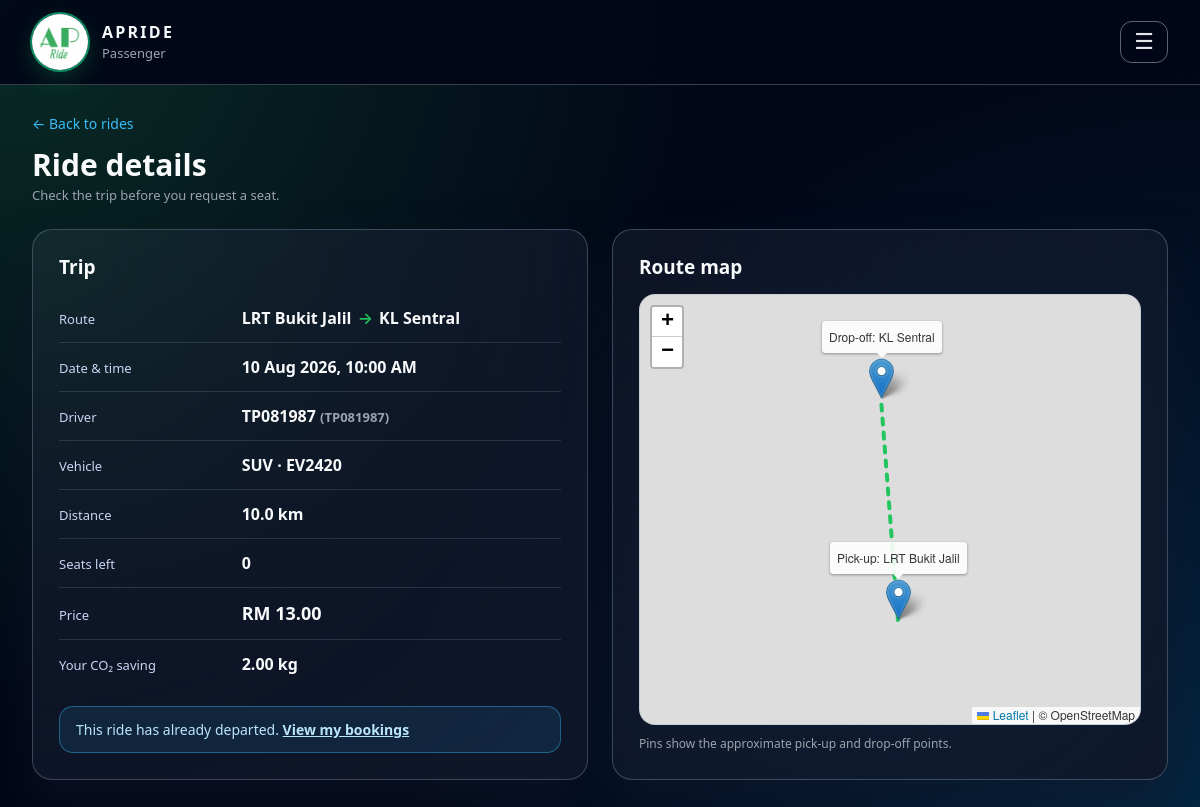
Page /ride_details.php?ride_id=3 (signed in) on the committed database.
### tables this page shows
CREATE TABLE IF NOT EXISTS `ride` (
  `ride_id` int NOT NULL AUTO_INCREMENT,
  `driver_id` int NOT NULL,
  `destination` varchar(100) NOT NULL,
  `date_time` datetime NOT NULL,
  `available_seats` int NOT NULL,
  `price` decimal(10,2) NOT NULL,
  `distance_km` decimal(10,2) NOT NULL,
  PRIMARY KEY (`ride_id`),
  KEY `driver_id` (`driver_id`)
);

CREATE TABLE IF NOT EXISTS `user` (
  `user_id` int NOT NULL AUTO_INCREMENT,
  `TP_Number` varchar(100) NOT NULL,
  `password` varchar(100) NOT NULL,
  `e_mail` varchar(100) DEFAULT NULL,
  `role` varchar(100) NOT NULL,
  `name` varchar(100) NOT NULL,
  PRIMARY KEY (`user_id`),
  UNIQUE KEY `TP_Number` (`TP_Number`),
  UNIQUE KEY `e_mail` (`e_mail`)
);

CREATE TABLE IF NOT EXISTS `driver` (
  `driver_id` int NOT NULL AUTO_INCREMENT,
  `user_id` int NOT NULL,
  `vehicle_type` varchar(100) NOT NULL,
  `license_plate` varchar(20) NOT NULL,
  `max_passengers` int NOT NULL,
  `status` varchar(100) NOT NULL,
  PRIMARY KEY (`driver_id`),
  UNIQUE KEY `user_id` (`user_id`),
  UNIQUE KEY `license_plate` (`license_plate`)
);

### ride_details.php (the view, shortened to what this page needs)
<?php
require_once 'includes/bootstrap.php';
require_once 'includes/layout.php';
$customer = require_customer();
[$ride, $problem] = bookable_ride((int)($_GET['ride_id'] ?? 0), $customer['customer_id']);
$route = split_route($ride['destination']);
$fromPoint = LOCATIONS[$route['from']] ?? null;
$toPoint = LOCATIONS[$route['to']] ?? null;
$hasMap = $fromPoint || $toPoint;
$leaflet = '<link rel="stylesheet" href="https://unpkg.com/leaflet@1.9.4/dist/leaflet.css"
>';
?>
        <a href="find_ride.php" class="back-link">← Back to rides</a>
        <div class="<?= $hasMap ? 'split' : '' ?> grow-row">
            <div class="glass-card">
                <h2>Trip</h2>
                <dl class="kv">
                    <div><dt>Route</dt><dd><?= route_html($ride['destination']) ?></dd></div>
                    <div><dt>Date & time</dt><dd><?= fmt_datetime($ride['date_time']) ?></dd></div>
                    <div><dt>Driver</dt><dd><?= e($ride['driver_name'] ?: $ride['driver_tp']) ?> <span class="ap-muted">(<?= e($ride['driver_tp']) ?>)</span></dd></div>
                    <div><dt>Vehicle</dt><dd><?= e($ride['vehicle_type']) ?> · <?= e($ride['license_plate']) ?></dd></div>
                    <div><dt>Distance</dt><dd><?= number_format($ride['distance_km'], 1) ?> km</dd></div>
                    <div><dt>Seats left</dt><dd><?= (int)$ride['available_seats'] ?></dd></div>
                    <div><dt>Price</dt><dd class="text-green" style="font-size:18px"><?= money($ride['price']) ?></dd></div>
                    <div><dt>Your CO₂ saving</dt><dd><?= number_format(co2_saved($ride['distance_km']), 2) ?> kg</dd></div>
                </dl>
                <?php if ($problem): ?>
                    <div class="ap-alert ap-alert-info" style="margin:18px 0 0"><?= e($problem) ?> <a href="customer.php">View my bookings</a></div>
                <?php endif; ?>
            </div>
            <?php if ($hasMap): ?>
                <div class="glass-card map-card">
                    <h2>Route map</h2>
                    <div id="map" role="img" aria-label="Map of the pick-up and drop-off points"></div>
                    <p class="ap-muted small mb-0" style="margin-top:10px">Pins show the approximate pick-up and drop-off points.</p>
                </div>
            <?php endif; ?>
        </div>

### includes/bootstrap.php (shortened to what this page needs)
<?php
require_once __DIR__ . '/../db.php';
function e($value)
{
    return htmlspecialchars((string)$value, ENT_QUOTES, 'UTF-8');
}
function money($amount)
{
    return 'RM ' . number_format((float)$amount, 2);
}
function fmt_datetime($dateTime)
{
    return date('d M Y, h:i A', strtotime($dateTime));
}
function is_past($dateTime)
{
    return strtotime($dateTime) <= time();
}
function co2_saved($km, $passengers = 1)
{
    return (float)$km * CO2_KG_PER_PASSENGER_KM * (int)$passengers;
}
function split_route($destination)
{
    $parts = explode('→', (string)$destination, 2);
    if (count($parts) === 2) {
        return ['from' => trim($parts[0]), 'to' => trim($parts[1])];
    }
    return ['from' => null, 'to' => trim($parts[0])];
}
function route_html($destination)
{
    $r = split_route($destination);
    return e($r['from']) . ' <span class="route-arrow" aria-label="to">→</span> ' . e($r['to']);
}
function db_run($sql, $types = '', array $params = [])
{
    global $conn;
    $stmt = $conn->prepare($sql);
    if ($types !== '') {
        $stmt->bind_param($types, ...$params);
    }
    $stmt->execute();
    return $stmt;
}
function db_all($sql, $types = '', array $params = [])
{
    $result = db_run($sql, $types, $params)->get_result();
    return $result ? $result->fetch_all(MYSQLI_ASSOC) : [];
}
function db_one($sql, $types = '', array $params = [])
{
    $rows = db_all($sql, $types, $params);
    return $rows[0] ?? null;
}
function current_user_id()
{
    return isset($_SESSION['user_id']) ? (int)$_SESSION['user_id'] : 0;
}
function current_role()
{
    static $cache = [];
    $uid = current_user_id();
    if (!array_key_exists($uid, $cache)) {
        $cache[$uid] = role_for_user($uid);
    }
    return $cache[$uid];
}
function role_for_user($uid)
{
    if (db_one("SELECT admin_id FROM admin WHERE user_id = ?", 'i', [$uid])) {
        return 'admin';
    }
    if (db_one("SELECT driver_id FROM driver WHERE user_id = ?", 'i', [$uid])) {
        return 'driver';
    }
    if (db_one("SELECT customer_id FROM customer WHERE user_id = ?", 'i', [$uid])) {
        return 'customer';
    }
    return null;
}
function require_role($role)
{
    $actual = current_role();
}
function require_customer()
{
    require_role('customer');
    return db_one(
        "SELECT c.customer_id, c.wallet, c.points_balance, c.membership_status,
                u.user_id, u.TP_Number AS tp_number, u.name, u.e_mail
         FROM customer c JOIN user u ON u.user_id = c.user_id
         WHERE c.user_id = ?",
        'i',
        [current_user_id()]
    );
}
function bookable_ride($rideId, $customerId)
{
    $ride = db_one(
        "SELECT r.ride_id, r.destination, r.date_time, r.available_seats, r.price, r.distance_km,
                d.vehicle_type, d.license_plate, u.name AS driver_name, u.TP_Number AS driver_tp,
                (SELECT b.status FROM booking b
                  WHERE b.ride_id = r.ride_id AND b.customer_id = ? AND b.status IN ('Pending', " . PAID_STATUSES . ")
                  LIMIT 1) AS my_status
         FROM ride r
         JOIN driver d ON r.driver_id = d.driver_id
         JOIN user u ON d.user_id = u.user_id
         WHERE r.ride_id = ? AND d.status = 'Approved'",
        'ii',
        [$customerId, $rideId]
    );
    if (is_past($ride['date_time'])) {
        return [$ride, 'This ride has already departed.'];
    }
    return [$ride, null];
}

### app.css (style rules this page uses)
:root { --bg: #020617; --surface: rgba(15, 23, 42, 0.96); --surface-2: rgba(15, 23, 42, 0.7); --border: rgba(148, 163, 184, 0.35); --border-strong: rgba(148, 163, 184, 0.6); --text: #e5e7eb; --text-strong: #f9fafb; --muted: #9ca3af; --label: #cbd5f5; --green: #22c55e; --green-soft: #4ade80; --blue: #38bdf8; --amber: #fbbf24; --red: #f87171; --gradient: linear-gradient(135deg, #22c55e, #0ea5e9); --container: 1520px; --gutter: 32px; --gap: 24px; --radius: 20px; --card-pad: 26px; color-scheme: dark; }
* { box-sizing: border-box; }
body { margin: 0; font-family: system-ui, -apple-system, BlinkMacSystemFont, "Segoe UI", sans-serif; color: var(--text); background: radial-gradient(circle at top left, #22c55e33 0, transparent 50%), radial-gradient(circle at bottom right, #0ea5e933 0, transparent 55%), var(--bg); background-attachment: fixed; min-height: 100vh; display: flex; flex-direction: column; line-height: 1.5; }
h1, h2, h3 { color: var(--text-strong); line-height: 1.25; }
a { color: var(--blue); }
.shell-fill > .grow-row, .shell-fill > .glass-card:last-child { flex: 1; }
.back-link { display: inline-block; margin-bottom: 12px; color: var(--blue); text-decoration: none; font-size: 14px; }
.glass-card { background: radial-gradient(circle at top left, rgba(148, 163, 184, 0.08), var(--surface)); border-radius: var(--radius); padding: var(--card-pad); border: 1px solid var(--border); box-shadow: 0 22px 45px rgba(15, 23, 42, 0.6); color: var(--text); min-width: 0; }
.glass-card + .glass-card { margin-top: var(--gap); }
.glass-card h1, .glass-card h2, .glass-card h3 { margin-top: 0; }
.glass-card h2 { font-size: 19px; margin-bottom: 14px; }
.split, .split-2-1, .split-1-2, .grid-2-1 { display: grid; gap: var(--gap); align-items: stretch; }
.split { grid-template-columns: 1fr 1fr; }
.split > *, .split-2-1 > *, .split-1-2 > *, .grid-2-1 > * { min-width: 0; }
.split > .glass-card, .split-2-1 > .glass-card, .split-1-2 > .glass-card, .grid-2-1 > .glass-card, .col > .glass-card:first-child { margin-top: 0; }
.text-green { color: var(--green); }
.ap-alert { padding: 12px 16px; border-radius: 14px; margin-bottom: 18px; font-size: 14px; border: 1px solid; }
.ap-alert-info { background: rgba(56, 189, 248, 0.1); border-color: rgba(56, 189, 248, 0.4); color: #bae6fd; }
.ap-alert a { color: inherit; font-weight: 600; }
.kv { margin: 0; }
.kv > div { display: grid; grid-template-columns: minmax(120px, 34%) 1fr; gap: 12px; align-items: baseline; padding: 12px 0; border-bottom: 1px solid rgba(148, 163, 184, 0.2); }
.kv > div:last-child { border-bottom: none; }
.kv dt { font-size: 13px; color: var(--label); font-weight: 500; }
.kv dd { margin: 0; color: var(--text-strong); font-weight: 600; overflow-wrap: anywhere; }
.route-arrow { color: var(--green); padding: 0 2px; }
#map { width: 100%; height: 100%; min-height: 380px; border-radius: 16px; border: 1px solid rgba(148, 163, 184, 0.3); overflow: hidden; }
.map-card { display: flex; flex-direction: column; }
.map-card #map { flex: 1; }
.ap-muted { color: var(--muted); font-size: 13px; }
.small { font-size: 12px; }
.mb-0 { margin-bottom: 0; }

### rows in the picture
ride: destination "LRT Bukit Jalil", destination "KL Sentral", date_time "10 Aug 2026, 10:00 AM", user.TP_Number "TP081987", driver.vehicle_type "SUV", driver.license_plate "EV2420", distance_km "10.0", available_seats "0", price "RM 13.00", distance_km "2.00"

### other values in the picture
role_label($role) "Passenger"
$title "Ride details"
$subtitle "Check the trip before you request a seat."
$problem "This ride has already departed."
